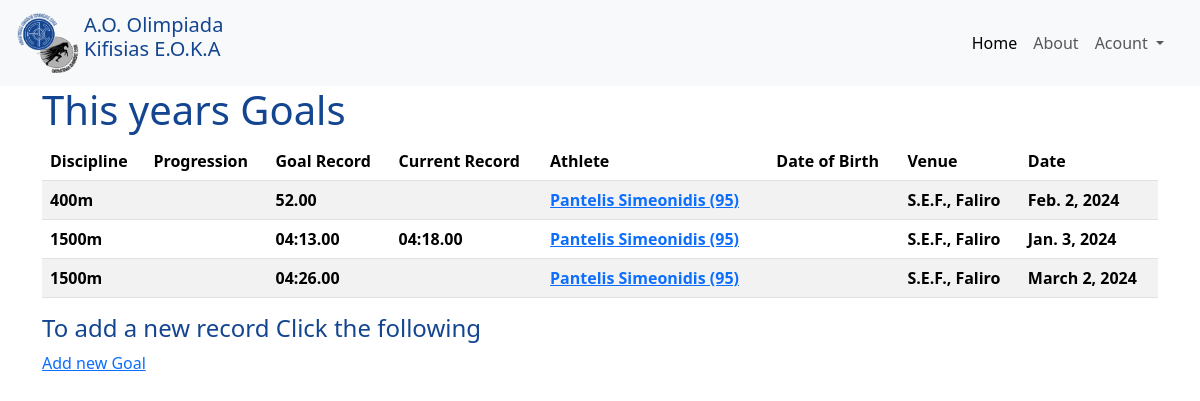
Page /goals/ on the earlier database version.
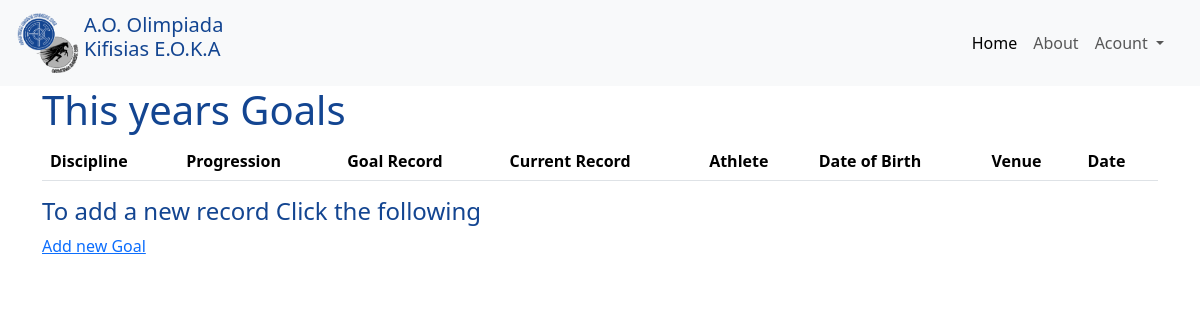
Same page on the later database version.
### records/models.py (models this page shows, shortened)
class Goal(models.Model):
    user = models.ForeignKey(User, blank=True, null=True, on_delete=models.SET_NULL)
    athlete = models.ForeignKey(Athlete, blank=True, null=True, on_delete=models.SET_NULL)
    age_group = models.ForeignKey(AgeGroup, blank=True, null=True, on_delete=models.SET_NULL)
    discipline = models.ForeignKey(Discipline, blank=True, null=True, on_delete=models.SET_NULL)
    venue = models.ForeignKey(Venue, blank=True, null=True, on_delete=models.SET_NULL)
    stadium = models.ForeignKey(Stadium, blank=True, null=True, on_delete=models.SET_NULL)
    performance = models.FloatField(blank=False, null=True)
    current_record = models.FloatField(blank=False, null=True)
    goal_date = models.DateField(auto_now=False, auto_now_add=False, null=True, blank=True)
    timestamp = models.DateTimeField(auto_now_add=True)
    updated = models.DateTimeField(auto_now=True)
    @property
    def formatted_performance(self):
        if self.performance is None:
            return ''
        total_seconds = self.performance
        minutes = int((total_seconds % 3600) // 60)
        seconds = total_seconds % 60
        if minutes == 0:
            total_seconds_str = f"{seconds:05.2f}"
        else:
            total_seconds_str = f"{minutes:02}:{seconds:05.2f}"
        return total_seconds_str
    @property
    def formatted_current_record(self):
        if self.current_record is None:
            return ''
        total_seconds = self.current_record
        minutes = int((total_seconds % 3600) // 60)
        seconds = total_seconds % 60
        if minutes == 0:
            total_seconds_str = f"{seconds:05.2f}"
        else:
            total_seconds_str = f"{minutes:02}:{seconds:05.2f}"
        return total_seconds_str
    class Meta:
        ordering = ['performance', '-goal_date']
        unique_together = [['athlete', 'discipline', 'performance']]
        db_table = 'Olimpiada goals'

class Discipline(models.Model):
    stadium = models.ForeignKey(Stadium, on_delete=models.CASCADE)
    name = models.CharField(max_length=25)
    class Meta:
        unique_together = [('stadium', 'name')]

class Athlete(models.Model):
    first_name = models.CharField(max_length=120)
    last_name = models.CharField(max_length=120)
    birth_year = models.IntegerField(default=None, blank=True, null=True)
    @property
    def full_name(self):
        return f"{self.first_name} {self.last_name}"
    @property
    def full_name_with_birthyear(self):
        return f"{self.full_name} ({str(self.birth_year)[2:]})"

class Venue(models.Model):
    area = models.CharField(max_length=30)
    stadium_name = models.CharField(max_length=20)
    def __str__(self):
        return f"{self.stadium_name}, {self.area}"

### records/views.py (the view)
# urls.py: path('goals/', GoalListView.as_view(), name='goals-list'),
class GoalListView(ListView):
    model = Goal
    def get_context_data(self, *args, **kwargs):
        context = super().get_context_data(*args, **kwargs)
        context['title'] = self.get_title()
        return context
    def get_title(self):
        return self.title
    title = 'Goals'

### templates/records/goal_list.html
{% extends "base.html" %}
{% block content %}
    <h1>This years Goals</h1>
    <table class="table table-striped">
        <thead>
            <tr>
                <th>Discipline</th>
                <th>Progression</th>
                <th>Goal Record</th>
                <th>Current Record</th>
                <th>Athlete</th>
                <th>Date of Birth</th>
                <th>Venue</th>
                <th>Date</th>
            </tr>
        </thead>
        {% for object in goal_list %}
        <tr>
            <th> {{ object.discipline.name }} </th>
            <th></th>
            <th> {{ object.formatted_performance }}</th>
            <th> {{ object.formatted_current_record }}</th>
            <th><a href="/goals/{{object.pk}}">{{ object.athlete.full_name_with_birthyear }}</a></th>
            <th></th>
            <th> {{ object.venue }}</th>
            <th> {{ object.goal_date }}</th>
        </tr>
        {% endfor %}
    </table>
<h4>To add a new record Click the following </h4>
    <a href="/goals/create">Add new Goal</a>
{% endblock %}

Differences in the rows shown:
removed Goal: discipline.name "400m", formatted_performance "52.00", athlete.full_name_with_birthyear "Pantelis Simeonidis (95)", venue "S.E.F., Faliro", goal_date "Feb. 2, 2024"
removed Goal: discipline.name "1500m", formatted_performance "04:13.00", formatted_current_record "04:18.00", athlete.full_name_with_birthyear "Pantelis Simeonidis (95)", venue "S.E.F., Faliro", goal_date "Jan. 3, 2024"
removed Goal: discipline.name "1500m", formatted_performance "04:26.00", athlete.full_name_with_birthyear "Pantelis Simeonidis (95)", venue "S.E.F., Faliro", goal_date "March 2, 2024"
